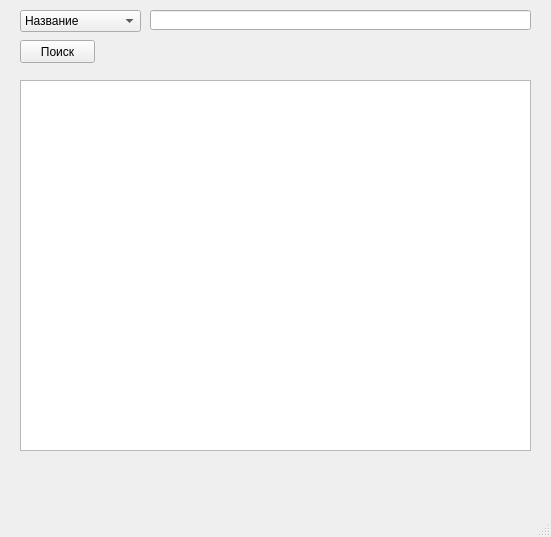
<?xml version="1.0" encoding="UTF-8"?>
<ui version="4.0">
 <class>MainWindow</class>
 <widget class="QMainWindow" name="MainWindow">
  <property name="geometry">
   <rect>
    <x>0</x>
    <y>0</y>
    <width>551</width>
    <height>537</height>
   </rect>
  </property>
  <property name="windowTitle">
   <string>MainWindow</string>
  </property>
  <widget class="QWidget" name="centralwidget">
   <widget class="QComboBox" name="box">
    <property name="geometry">
     <rect>
      <x>20</x>
      <y>10</y>
      <width>121</width>
      <height>22</height>
     </rect>
    </property>
    <item>
     <property name="text">
      <string>Название</string>
     </property>
    </item>
    <item>
     <property name="text">
      <string>Жанр</string>
     </property>
    </item>
    <item>
     <property name="text">
      <string>Год выпуска</string>
     </property>
    </item>
    <item>
     <property name="text">
      <string>Издательство</string>
     </property>
    </item>
    <item>
     <property name="text">
      <string>Автор</string>
     </property>
    </item>
   </widget>
   <widget class="QPushButton" name="search">
    <property name="geometry">
     <rect>
      <x>20</x>
      <y>40</y>
      <width>75</width>
      <height>23</height>
     </rect>
    </property>
    <property name="text">
     <string>Поиск</string>
    </property>
   </widget>
   <widget class="QLabel" name="label">
    <property name="geometry">
     <rect>
      <x>20</x>
      <y>470</y>
      <width>511</width>
      <height>16</height>
     </rect>
    </property>
    <property name="text">
     <string/>
    </property>
   </widget>
   <widget class="QLineEdit" name="edit">
    <property name="geometry">
     <rect>
      <x>150</x>
      <y>10</y>
      <width>381</width>
      <height>20</height>
     </rect>
    </property>
   </widget>
   <widget class="QListWidget" name="listWidget">
    <property name="geometry">
     <rect>
      <x>20</x>
      <y>80</y>
      <width>511</width>
      <height>371</height>
     </rect>
    </property>
   </widget>
  </widget>
  <widget class="QMenuBar" name="menubar">
   <property name="geometry">
    <rect>
     <x>0</x>
     <y>0</y>
     <width>551</width>
     <height>21</height>
    </rect>
   </property>
  </widget>
  <widget class="QStatusBar" name="statusbar"/>
 </widget>
 <resources/>
 <connections/>
</ui>
